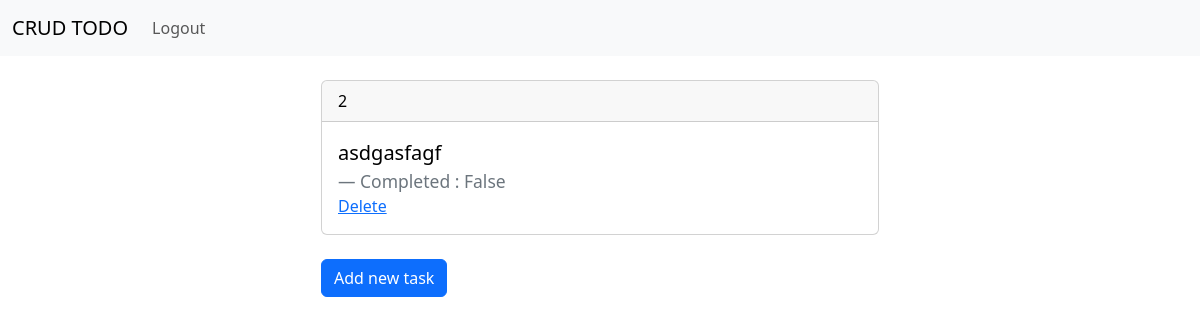
The app's page / (signed in), older data.
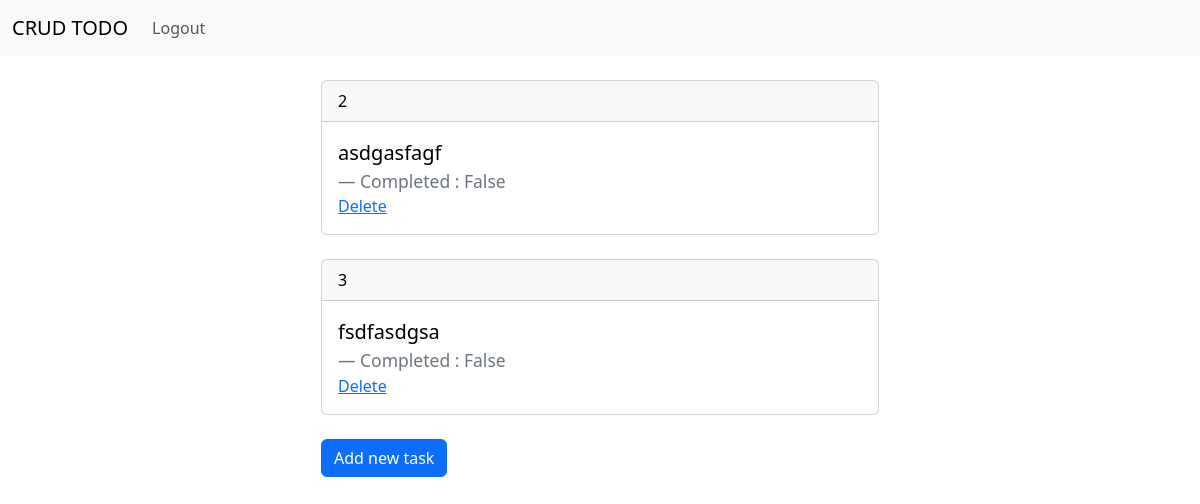
The same page, newer data.
### crud/models.py (models this page shows, shortened)
class Todo(models.Model):
    user = models.ForeignKey(User , on_delete=models.CASCADE)
    title = models.CharField(max_length=100)
    completed = models.BooleanField(default=False)
    created_at = models.DateTimeField(auto_now_add=True)

### crud/views.py (the view)
# urls.py: path('', index , name='home'),
def index(request):
	if request.user.is_authenticated:
		todolist = Todo.objects.filter(user = request.user)
		return render(request, 'home.html' , {'todolist':todolist})
	return redirect('login')

### crud/templates/home.html
{% extends 'index.html' %}
{% block content %}
<div class="col-md-6 offset-md-3">
  {% if user.is_authenticated %}
  {% if todolist %}
  {% for todo in todolist %}
  <br />
  <a href="{% url 'update' todo.id %}" style="text-decoration: none; color: black;">
    <div class="card">
      <div class="card-header">
        {{todo.id}}
      </div>
      <div class="card-body">
        <blockquote class="blockquote mb-0">
          <p>{{todo.title}}</p>
          <footer class="blockquote-footer">Completed : {{todo.completed}}</footer>
        </blockquote>
        <a href="{% url 'delete' todo.id %}">Delete</a>
      </div>
    </div>
  </a>
    {% endfor %}
    <br />
    <a href="{% url 'add' %}" class="btn btn-primary">Add new task</a>
    {% else %}
    <h1> No items in todo </h1>
    <a href="{% url 'add' %}" class="btn btn-primary">Add new task</a>
    {% endif %}
    {% else %}
    <h1>Home page User not logged in</h1>
    {% endif %}
</div>
{% endblock %}

### crud/templates/index.html (shortened to what this page needs)
<!doctype html>
<html lang="en">
  <head>
    <link href="https://cdn.jsdelivr.net/npm/bootstrap@5.3.3/dist/css/bootstrap.min.css" rel="stylesheet">
  </head>
  <body>
    {% include 'navbar.html' %}
    <div class="container">
        {% block content %}
        {% endblock %}
    </div>
  </body>
</html>

### crud/templates/navbar.html (shortened to what this page needs)
<nav class="navbar navbar-expand-lg bg-body-tertiary">
  <div class="container-fluid d-flex justify-content-between">
    <a class="navbar-brand" href="{% url 'home' %}">CRUD TODO</a>
    {% if user.is_authenticated %}
    <div class="collapse navbar-collapse" id="navbarNavAltMarkup">
      <div class="navbar-nav">
        <a class="nav-link" href="{% url 'logout' %}">Logout</a>
      </div>
    </div>
    {% endif %}
  </div>
</nav>

Row changes from the older to the newer data that the page shows:
added Todo: id "3", title "fsdfasdgsa", completed "False"
